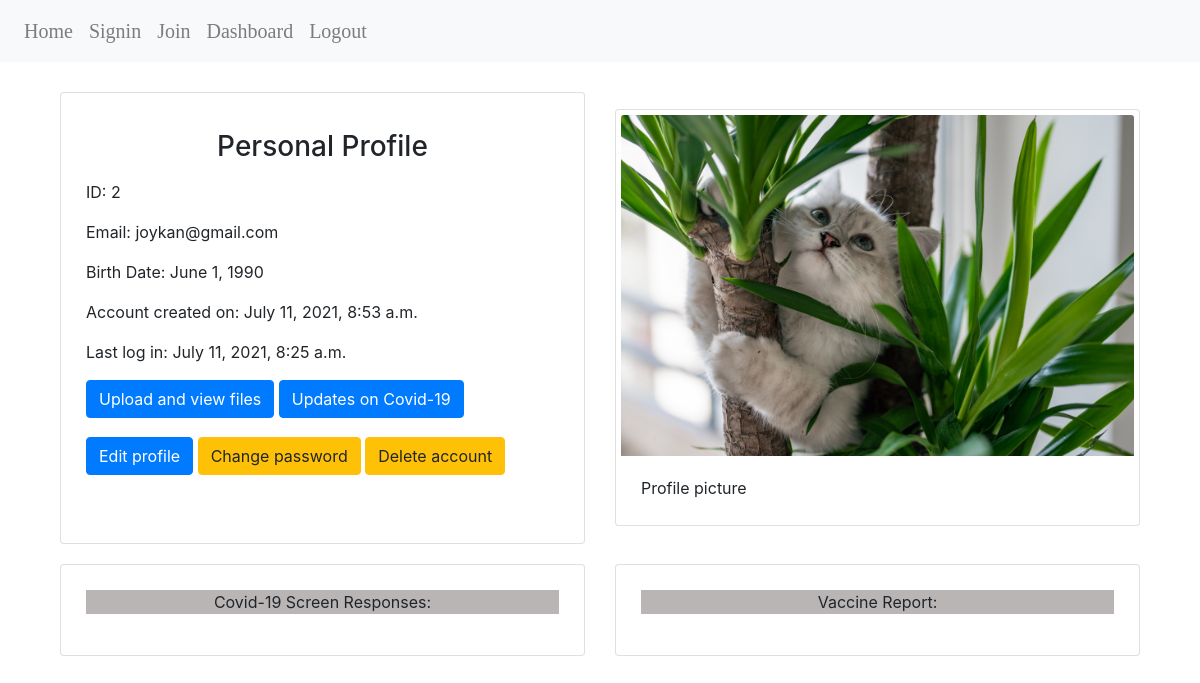
Page /profile/2 (signed in) on the earlier database version.
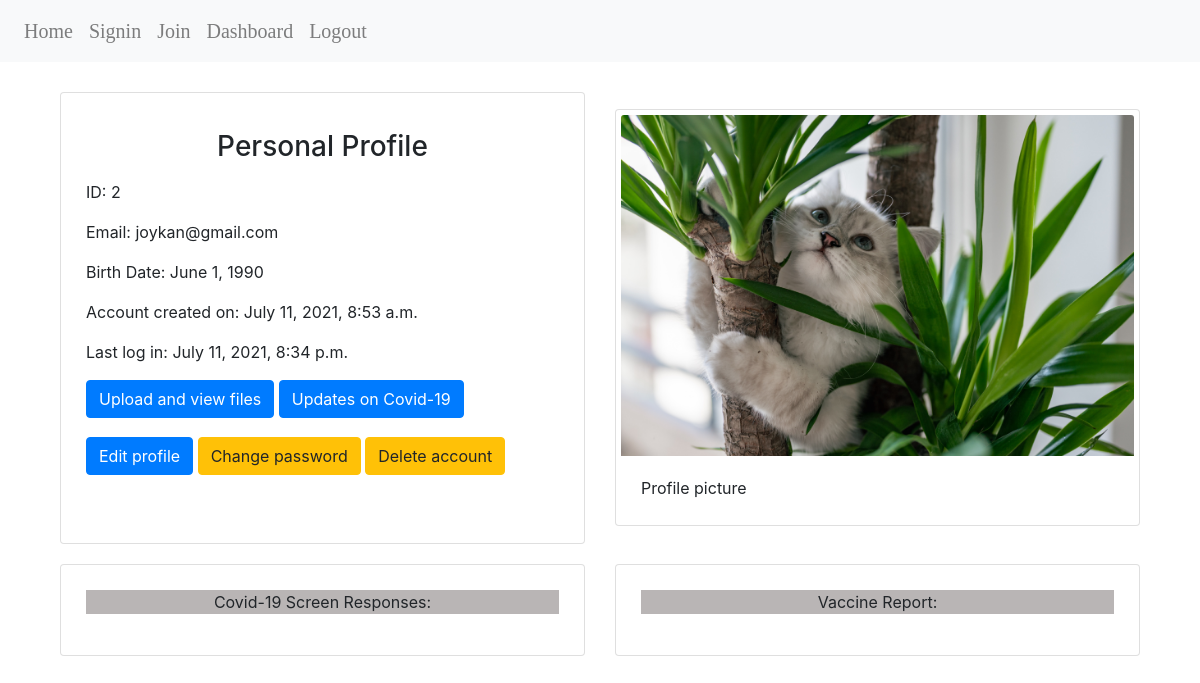
Same page on the later database version.
### orgHaccounts/models.py (models this page shows, shortened)
class OrgHUser(AbstractBaseUser):
    email = models.EmailField(
        verbose_name='email address',
        max_length=255,
        unique=True,
    )
    cover = models.ImageField(
        upload_to='profile_images/',
        verbose_name='profile picture',
        null=True,
        blank=True,
        )
    date_of_birth = models.DateField(
        verbose_name='birth date',
    )
    is_active = models.BooleanField(default=True)
    staff = models.BooleanField(default=False)
    admin = models.BooleanField(default=False)
    created_at= models.DateTimeField(auto_now_add=True, null=True)
    last_login= models.DateTimeField(auto_now=True, null=True)
    objects = OrgHUserManager()
    USERNAME_FIELD = 'email'
    REQUIRED_FIELDS = ['date_of_birth']

### orgHaccounts/views.py (the view)
# urls.py: path('profile/<int:user_id>', views.profile),
def profile(request, user_id):
    user= request.user
    all_vaccineResponses= VaccineResponse.objects.filter(id=user_id)
    all_screenAnswers= ScreenAnswer.objects.filter(id=user_id)
    context={
        "history": "Personal Information",
        "health_condition": "Covid-19",
        "user": user,
        "all_vaccineResponses": all_vaccineResponses,
        "all_screenAnswers": all_screenAnswers,
    }
    return render(request, 'dashboard/profile.html', context)

### orgHaccounts/templates/dashboard/profile.html (shortened to what this page needs)
{% extends "base.html" %}
{% block content%}
<div class="container" id="wrapper">
    <div class="row">
        <div class="col align-self-center">
            <div class="card" style="width:100%;">
                <div class="card-body">
                    <p class= "card-title"><h3> Personal Profile </h3></p>
                    <p class="card-text"><span> ID: {{ user.id }} </span></p>
                    <p class="card-text"> Email: {{ user.email }}</p>
                    <p class="card-text"> Birth Date: {{ user.date_of_birth }} </p>
                    <p class="card-text"> <span> Account created on: {{ user.created_at }} </span></p>
                    <p class="card-text"> <span> Last log in: {{ user.last_login }} </span></p>
                    <p class="card-text">
                        <a href="/files/{{ user.id }}" class="btn btn-primary"> Upload and view files </a>
                        <a href="/feed" class="btn btn-primary"> Updates on {{ health_condition }} </a>
                    </p>
                    <p>
                        <a href="/edit/{{ user.id }}" class="btn btn-primary"> Edit profile </a>
                        <a href="/password_change" class="btn btn-warning"> Change password </a>
                        <a href="/delete_profile/{{ user.id }}" class="btn btn-warning"> Delete account </a>
                    </p><br>
                </div>
            </div>
        </div>
        <div class="col align-self-center">
            <div class="card" style="width: 100%;">
                {% if user.cover %}
                    {% load static %}
                {% endif %}
                {% if user.cover not in request.session %}
                    {% load static %}
                    <img class="card-img-top" src="{% static 'kitty.jpg' %}" alt="profile picture">
                {% endif %}
                <div class="card-body">
                    <p class="card-text"> Profile picture </p>
                </div>
            </div>
        </div>
    </div>
    <div class="row">
        <div class="col align-self-center">
            {% if user.screenAnswers %}
            <div class="card scrollable" style="width:100%;">
                <div class="card-body">
                    <p class="card-title"> Covid-19 Screen Responses: </p>
                </div>
            </div>
            {% else %} <p class="card-title"> You have not screened for Covid-19 yet! </p>
            {%  endif %}
        </div>
        <div class="col align-self-center">
            {% if user.vaccineResponses %}
            <div class="card scrollable" style="width:100%;">
                <div class="card-body">
                    <p class="card-title"> Vaccine Report: </p>
                </div>
            </div>
            {% else %} <p class="card-title"> No reports to show! </p>
            {% endif %}
        </div>
    </div>
</div>
{% endblock %}

Differences in the rows shown:
changed OrgHUser "joykan@gmail.com": last_login "July 11, 2021, 8:25 a.m." → "July 11, 2021, 8:34 p.m."
